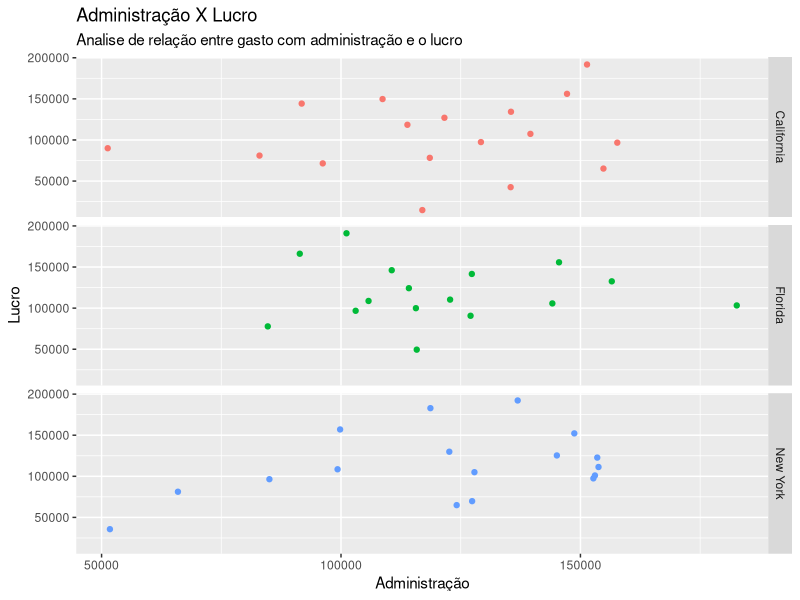
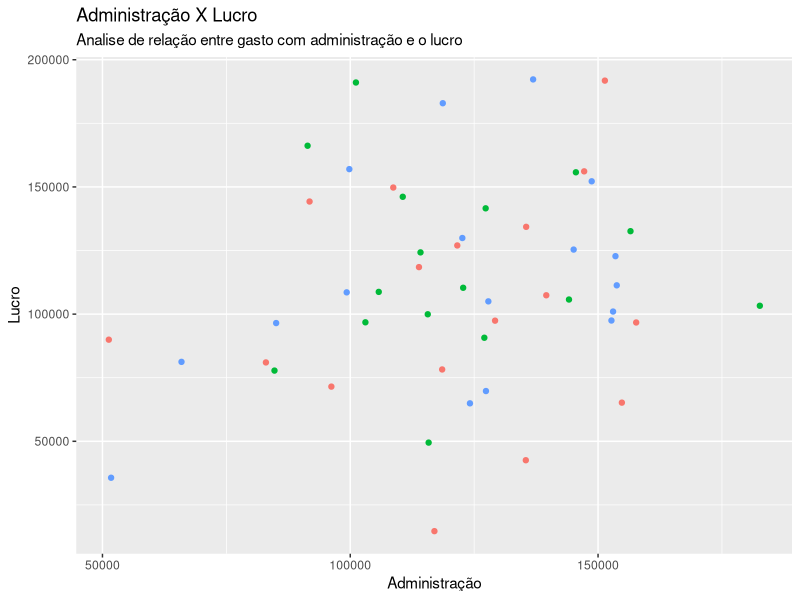
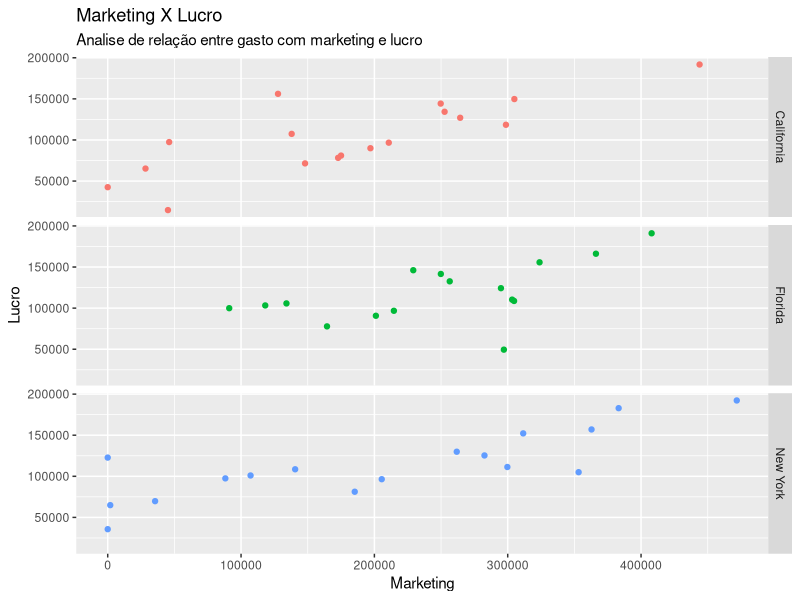
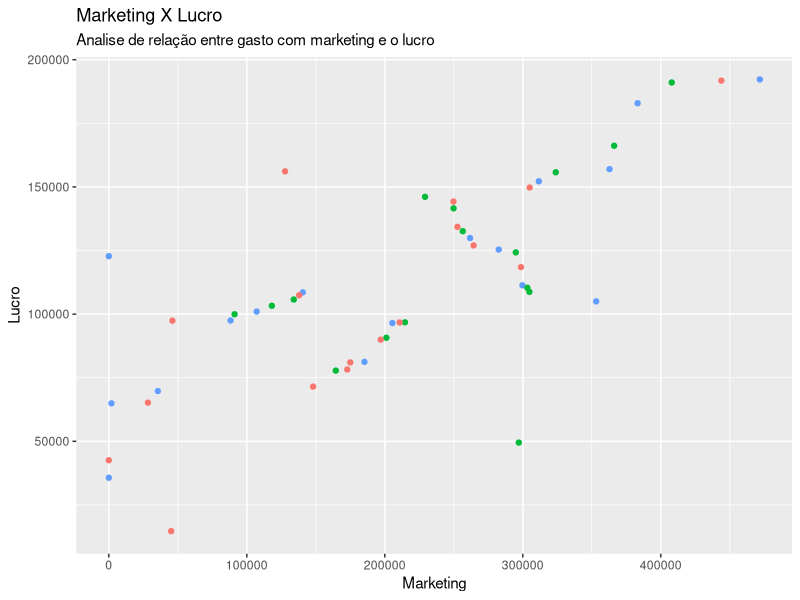
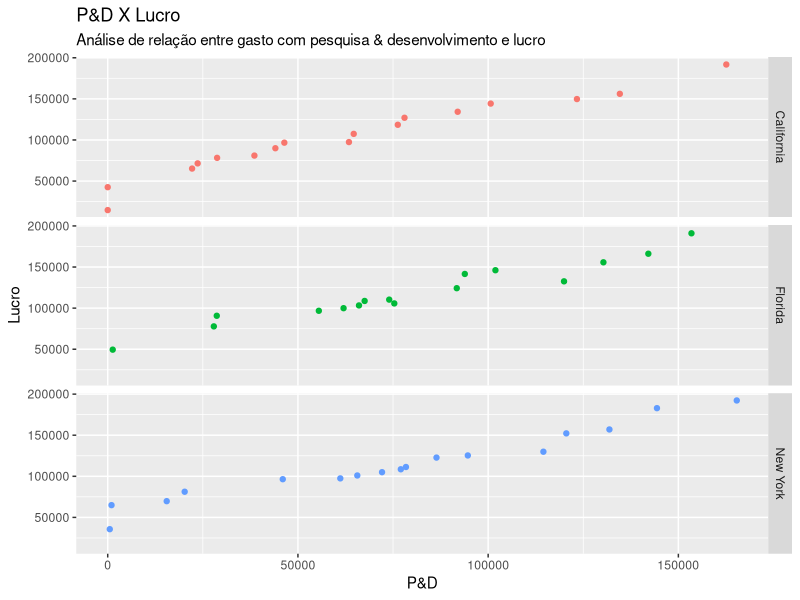
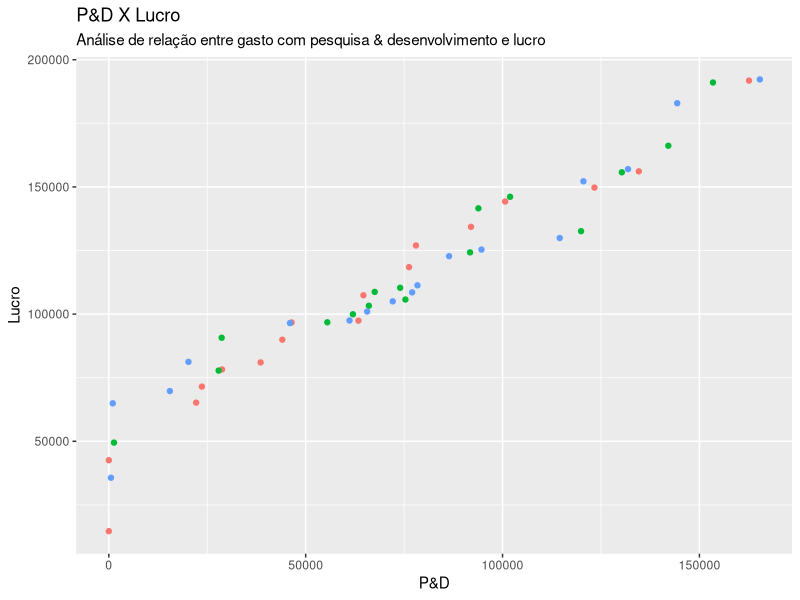
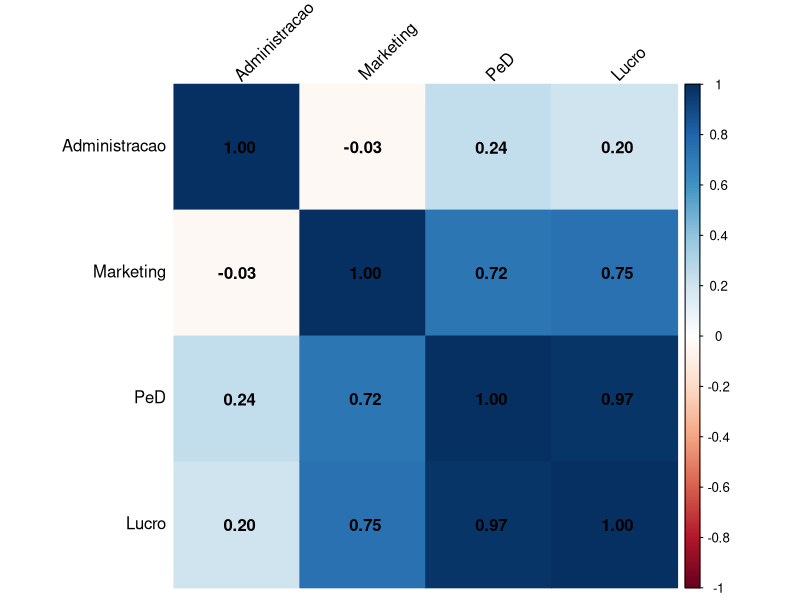
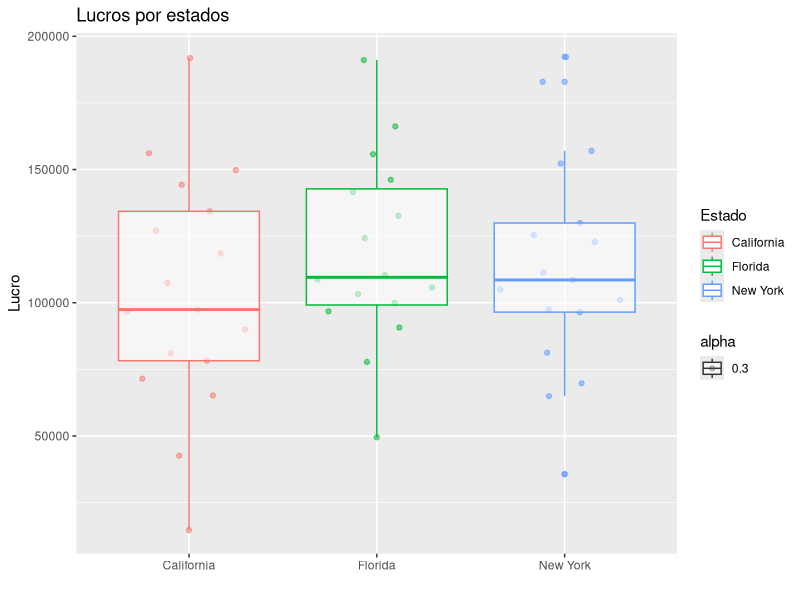

Generate these figures, in order, with R:
## ---- chunk 1
library(tidyverse)
library(ggbeeswarm)
library(ggplot2)
library(corrplot)
library(caTools)
library(lmtest)
library(car)

knitr::opts_chunk$set(tidy = FALSE, fig.width = 8, fig.height = 6, echo = TRUE)

options(scipen = 999)

dataset = read_csv(here::here("data/50_startups.csv"),
                 col_types = "dddcd")

names(dataset)[names(dataset) == 'ReD'] <- 'PeD'
names(dataset)[names(dataset) == 'Administration'] <- 'Administracao'
names(dataset)[names(dataset) == 'State'] <- 'Estado'
names(dataset)[names(dataset) == 'Profit'] <- 'Lucro'
## ---- chunk 2
ggplot(data = dataset) +
    theme(legend.position="none")+
    geom_point(aes(x = Administracao, y = Lucro, color = Estado)) +
    facet_grid(Estado ~ .) +
    labs(x = "Administração", y = "Lucro", title = "Administração X Lucro", subtitle =  "Analise de relação entre gasto com administração e o lucro")
## ---- chunk 3
ggplot(data = dataset) +
    theme(legend.position="none")+
    geom_point(aes(x = Administracao, y = Lucro, color = Estado))+
    labs(x = "Administração", y = "Lucro", title = "Administração X Lucro", subtitle =  "Analise de relação entre gasto com administração e o lucro")
## ---- chunk 4
ggplot(data = dataset) +
    theme(legend.position="none")+
    geom_point(aes(x = Marketing, y = Lucro, color = Estado))+
    facet_grid(Estado ~ .) +
    labs(x = "Marketing", y = "Lucro", title = "Marketing X Lucro", subtitle =  "Analise de relação entre gasto com marketing e lucro")
## ---- chunk 5
ggplot(data = dataset) +
    theme(legend.position="none")+
    geom_point(aes(x = Marketing, y = Lucro, color= Estado))+
    labs(x = "Marketing", y = "Lucro", title = "Marketing X Lucro", subtitle =  "Analise de relação entre gasto com marketing e o lucro")
## ---- chunk 6
ggplot(data = dataset) +
    theme(legend.position="none")+
    geom_point(aes(x = PeD, y = Lucro, color = Estado)) +
    facet_grid(Estado ~ .) +
    labs(x = "P&D", y = "Lucro", title = "P&D X Lucro", subtitle =  "Análise de relação entre gasto com pesquisa & desenvolvimento e lucro")
## ---- chunk 7
ggplot(data = dataset) +
    theme(legend.position="none")+
    geom_point(aes(x = PeD, y = Lucro, color = Estado)) +
    labs(x = "P&D", y = "Lucro", title = "P&D X Lucro", subtitle =  "Análise de relação entre gasto com pesquisa & desenvolvimento e lucro")
## ---- chunk 8
numerical_columns = dataset[c("PeD", "Lucro", "Administracao", "Marketing")]
corrplot(cor(numerical_columns), method="color",  
         order="hclust", 
         addCoef.col = "black", 
         tl.col="black", tl.srt=45, 
         sig.level = 0.01, insig = "blank"
         )
## ---- chunk 9
ggplot(data = dataset) +
    geom_quasirandom(aes(x = Estado, y = Lucro, color = Estado, alpha = 0.3))+
    geom_boxplot(aes(x = Estado, y = Lucro, color = Estado, alpha = 0.3))+
    labs(x = "", y = "Lucro", title = "Lucros por estados")
## ---- chunk 10
dataset$Estado = factor(dataset$Estado,
                       levels = c('New York', 'California', 'Florida'),
                       labels = c(1, 2, 3))

dataset$Estado <- as.numeric(levels(dataset$Estado)[dataset$Estado])
## ---- chunk 11
set.seed(100)
split = sample.split(dataset$Lucro, SplitRatio = 0.8)

training_set = subset(dataset, split == TRUE)
test_set = subset(dataset, split == FALSE)
## ---- chunk 12
regressor = lm(formula = Lucro ~ .,
               data = training_set)
summary(regressor)
## ---- chunk 13
regressor = lm(formula = Lucro ~ Marketing + PeD + Estado,
               data = training_set)
summary(regressor)
## ---- chunk 14
regressor = lm(formula = Lucro ~ Marketing + PeD,
               data = training_set)
summary(regressor)
## ---- chunk 15
regressor = lm(formula = Lucro ~ PeD,
               data = training_set)
summary(regressor)
## ---- chunk 16
predicoes = predict(regressor)
residuos = residuals(regressor)

ggplot(training_set, aes(x = PeD, y = Lucro)) +
  geom_smooth(method = "lm", se = FALSE, color = "lightgrey") +     # regression line  
  geom_segment(aes(xend = PeD, yend = predicoes), alpha = .2) +     # draw line from point to line
  geom_point(aes(color = abs(residuos), size = abs(residuos))) +    # size of the points
  scale_color_continuous(low = "green", high = "red") +             # colour of the points mapped to residual size - green smaller, red larger
  guides(color = FALSE, size = FALSE) +                             # size legend removed
  geom_point(aes(y = predicoes), shape = 1) +
  theme_bw() 
## ---- chunk 17
plot(regressor, which=1, col=c("blue"))
## ---- chunk 18
plot(regressor, which=2, col=c("blue"))
## ---- chunk 19
plot(density(residuos))
## ---- chunk 20
shapiro.test(residuos)
## ---- chunk 21
plot(regressor, which=3, col=c("blue"))  # Scale-Location Plot
## ---- chunk 22
bptest(regressor)
## ---- chunk 23
durbinWatsonTest(regressor)
## ---- chunk 24
cooksd = cooks.distance(regressor)
cooksd
## ---- chunk 25
plot(cooksd)
## ---- chunk 26
dfbetas(regressor)
## ---- chunk 27
dffits(regressor)
## ---- chunk 28
caso <- data.frame(
  PeD = c(190150.89, 94712.60, 75642.33)
)
## ---- chunk 29
predict(regressor, newdata = caso)
